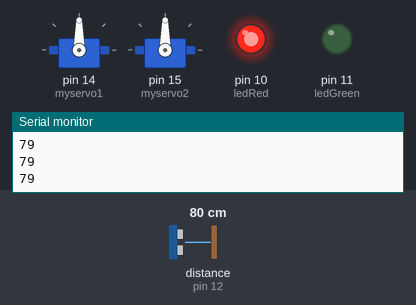
The sketch below on a simulated Arduino Uno, built with avr-gcc and run on an emulated ATmega328P. Parts: 2 × servo, output pins drawn as LEDs (lit = HIGH), the last lines printed to the serial monitor. Wiring (inferred from the names in the program): ultrasonic range finder: trigger pin 13; echo pin 12. The inputs (shaded band) are chosen by the test bench; at power-on: distance to the obstacle (sensor on pin 12) 80 cm. The echo pulse lasts 58.3 µs per cm; pins used as bus, display or sensor lines are not drawn.

Above: at 1.2 s.
1.3 s: distance to the obstacle (sensor on pin 12) set to 96 cm
2.8 s: distance to the obstacle (sensor on pin 12) set to 105 cm
At 3.4 s:
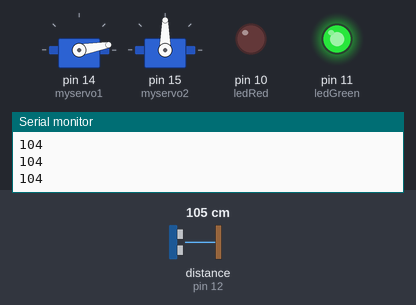
5.8 s: distance to the obstacle (sensor on pin 12) set to 4 cm
At 7.0 s:
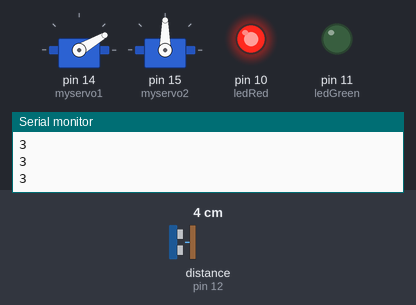
7.3 s: distance to the obstacle (sensor on pin 12) set to 120 cm
At 7.8 s:
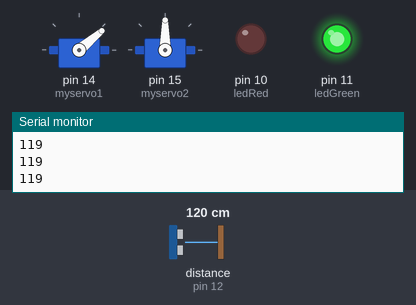
10.3 s: distance to the obstacle (sensor on pin 12) set to 9 cm
At 10.9 s:
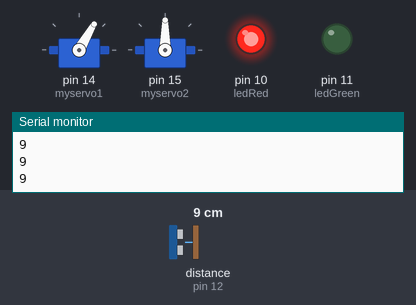
11.8 s: distance to the obstacle (sensor on pin 12) set to 250 cm
At 12.6 s:
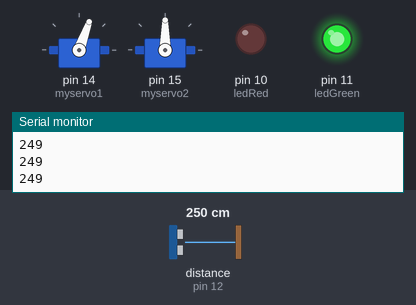
Timing chart, 0 to 19.3 s (numbered marks = the images above; inputs shaded):
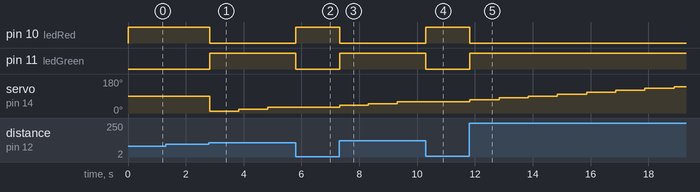

The sketch:

Corto2.ino
```cpp
#include <Servo.h>

Servo myservo1;
Servo myservo2;
int pos = 0;
int ledRed = 10;
int ledGreen = 11;
int btnReset = 7;
int tiempoInicio = 0;
int tiempoFin = 0;
bool banderaDistancia = false;
//sensor HC-SR04
//la función del sensor ultrasónico es darnos el tiempo en el que una onda se tarda en ir y regresar.
long duracion;  //tiempo en el que la onda viaja y regresa
long distancia; // float distancia para obtener
int pos1 =0;
int pos2 =0;
int trig=13; //recibe un pulso mandado por arduino para comenzar con el ciclo de medicion
int echo=12; //devuelve arduino un pulso continuo, comienza desde que se envian las ondas ultrasónicas,
//hasta que se reciben


void setup() {
  myservo1.attach(14);  //declaramos que el servo está conectado al pin 14 del arduino
  myservo2.attach(15);  //declaramos que el servo está conectado al pin 15 del arduino

  Serial.begin(9600);
  pinMode(trig,OUTPUT); // declaramos pin de salida, para el emisor - Salida
  pinMode(echo,INPUT); // declaramos pin de entrada, para Receptor - Entrada
  pinMode(ledRed,OUTPUT); //declaramos el pin de led, como salida
  pinMode(ledGreen,OUTPUT); //declaramos el pin de led, como salida
  pinMode(btnReset,INPUT);

}

void loop() {
  //************* disparo para activar el sensor ***************
  tiempoInicio = millis();

  Serial.println(distancia);
  //Para estabilizar nuestro módulo ultrasónico
  digitalWrite(trig,LOW);
  delayMicroseconds(4);
  //disparo de un pulso en el trigger de longitud 10us
  digitalWrite(trig,HIGH);
  delayMicroseconds(10);
  digitalWrite(trig,LOW);
  //************** termina el disparo de activación *************

  //PulseIn : Lectura de la duración del pulso HIGH generado hasta recibir el Echo y vuelva a estar en bajo LOW
  duracion=pulseIn(echo,HIGH); //duración en ir y regresar la onda ultrasónica

  //Calculo distancia
  distancia=duracion/58.4;// (cm)

  if (distancia <=100){
    banderaDistancia = true;
    digitalWrite(ledRed,HIGH);
    digitalWrite(ledGreen,LOW);
    delay(10);
  }else {
    banderaDistancia = false;
    digitalWrite(ledGreen,HIGH);
    digitalWrite(ledRed,LOW);
  }

  if(banderaDistancia==true){


    }else{
      if(pos1<=180 && tiempoInicio-tiempoFin >=1000){
    tiempoFin = tiempoInicio;
    pos1+=10;
    myservo1.write(pos1);

    }
  if(pos1>180){
    if(pos2<=180 && tiempoInicio-tiempoFin >=1000){
    tiempoFin = tiempoInicio;
    pos2+=10;
    myservo2.write(pos2);

    }
    }
      }


}
```

Measured:
- the behaviour switches between 101 and 102 cm on distance to the obstacle (sensor on pin 12) (found by bisection; images 0 and 1)
- after the input at 2.8 s, pin 10 (ledRed): HIGH → LOW at once; pin 11 (ledGreen): LOW → HIGH at once; servo on pin 14 (myservo1): 90° → 10° at once, → 20° 1.0 s later, → 30° 1.0 s later
- after the input at 5.8 s, pin 10 (ledRed): LOW → HIGH at once; pin 11 (ledGreen): HIGH → LOW at once; servo on pin 14 (myservo1): stays 30° (without the input it goes to 40° after 0.03 s)
- after the input at 7.3 s, pin 10 (ledRed): HIGH → LOW at once; pin 11 (ledGreen): LOW → HIGH at once; servo on pin 14 (myservo1): 30° → 40° at once, → 50° 1.0 s later, → 60° 1.0 s later
- after the input at 10.3 s, pin 10 (ledRed): LOW → HIGH at once; pin 11 (ledGreen): HIGH → LOW at once; servo on pin 14 (myservo1): stays 60° (without the input it goes to 70° after 0.02 s)
- after the input at 11.8 s, pin 10 (ledRed): HIGH → LOW at once; pin 11 (ledGreen): LOW → HIGH at once; servo on pin 14 (myservo1): moves from 60° to 140° over 7.1 s, starting at once
